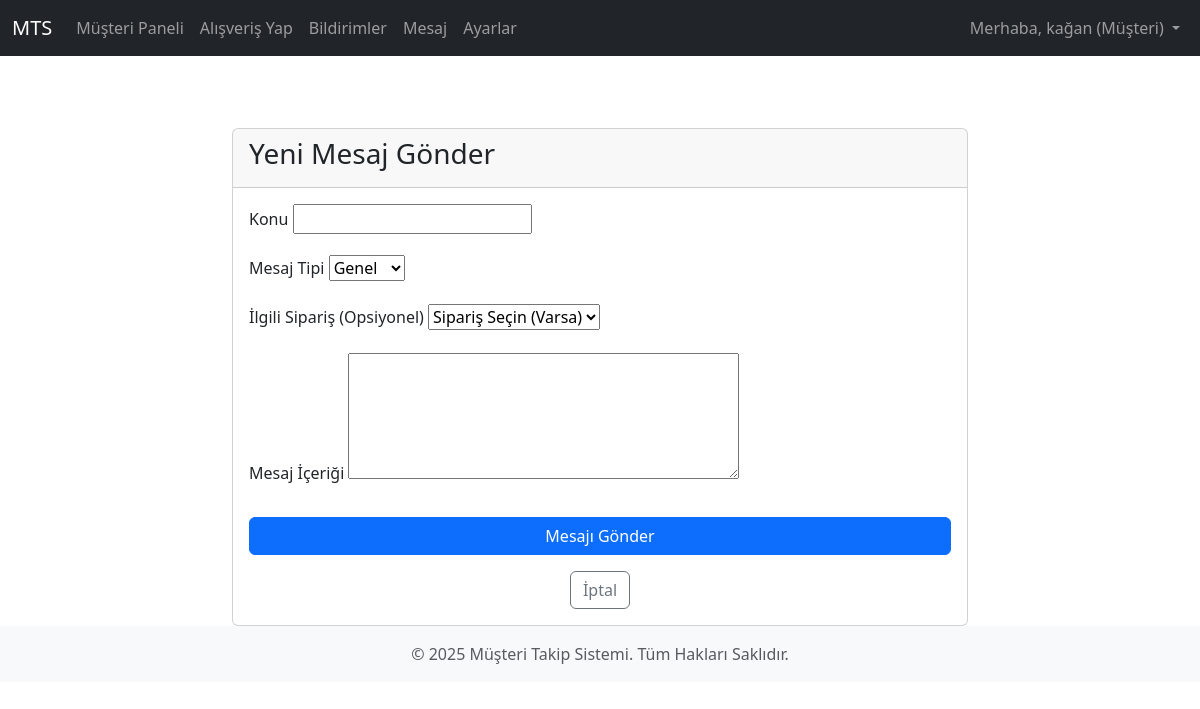
The app's page /mesajlar/send/ (signed in) with its own data.
### core/models.py (models this page shows, shortened)
class User(AbstractUser):
    USER_TYPE_CHOICES = (
        ("admin", "Yönetici"),
        ("personnel", "Personel"),
        ("customer", "Müşteri"),
    )
    user_type = models.CharField(
        max_length=20,
        choices=USER_TYPE_CHOICES,
        default="customer",
        verbose_name="Kullanıcı Tipi"
    )
    phone_number = models.CharField(
        max_length=15,
        blank=True,
        null=True,
        verbose_name="Telefon Numarası"
    )
    company_name = models.CharField(
        max_length=100,
        blank=True,
        null=True,
        verbose_name="Firma Adı"
    )
    address = models.TextField(
        blank=True,
        null=True,
        verbose_name="Adres"
    )
    customer_segment = models.CharField(
        max_length=20,
        choices=[('individual', 'Bireysel'), ('corporate', 'Kurumsal')],
        blank=True,
        null=True,
        verbose_name="Müşteri Segmenti"
    )
    date_of_birth = models.DateField(
        blank=True,
        null=True,
        verbose_name="Doğum Tarihi"
    )
    notes = models.TextField(
        blank=True,
        null=True,
        verbose_name="Notlar"
    )
    tax_id_number = models.CharField(
        max_length=20,
        blank=True,
        null=True,
        verbose_name="Vergi/Kimlik Numarası"
    )
    payment_preference = models.CharField(
        max_length=50,
        blank=True,
        null=True,
        verbose_name="Ödeme Tercihi"
    )
    debt_status = models.DecimalField(
        max_digits=10,
        decimal_places=2,
        default=0.00,
        verbose_name="Borç Durumu"
    )
    def is_admin(self):
        return self.user_type == "admin"
    def is_personnel(self):
        return self.user_type == "personnel"
    def is_customer(self):
        return self.user_type == "customer"
    def get_user_type_display(self):
        return dict(self.USER_TYPE_CHOICES).get(self.user_type)

### orders/models.py (models this page shows, shortened)
class Order(models.Model):
    ORDER_STATUS_CHOICES = (
        ('new', 'Yeni Sipariş'),
        ('accepted', 'Kabul Edildi / Hazırlanıyor'),
        ('shipped', 'Kargoya Verildi'),
        ('delivered', 'Teslim Edildi'),
        ('cancelled', 'İptal Edildi'),
        ('returned', 'İade Edildi'),
        ('passive', 'Pasif'), # Sipariş silinmesin pasife alınsın diye ekledik
    )
    PAYMENT_STATUS_CHOICES = (
        ('pending', 'Ödeme Bekleniyor'),
        ('paid', 'Ödendi'),
        ('refunded', 'İade Edildi'),
    )
    PAYMENT_METHOD_CHOICES = (
        ('credit_card', 'Kredi Kartı'),
        ('bank_transfer', 'Havale/EFT'),
        ('cash_on_delivery', 'Kapıda Ödeme'),
        ('installment', 'Vadeli Ödeme'),
    )
    order_id = models.CharField(max_length=50, unique=True, blank=True, verbose_name="Sipariş Numarası/ID")
    customer = models.ForeignKey(User, on_delete=models.SET_NULL, null=True, blank=True, related_name='customer_orders', verbose_name="Müşteri")
    order_date = models.DateTimeField(auto_now_add=True, verbose_name="Sipariş Tarihi ve Saati")
    order_status = models.CharField(max_length=20, choices=ORDER_STATUS_CHOICES, default='new', verbose_name="Sipariş Durumu")
    total_amount = models.DecimalField(max_digits=10, decimal_places=2, default=0.00, verbose_name="Toplam Ödeme Tutarı")
    is_completed = models.BooleanField(default=False, verbose_name="Sipariş Tamamlandı mı?")
    payment_status = models.CharField(max_length=20, choices=PAYMENT_STATUS_CHOICES, default='pending', verbose_name="Ödeme Durumu")
    payment_method = models.CharField(max_length=20, choices=PAYMENT_METHOD_CHOICES, blank=True, null=True, verbose_name="Ödeme Yöntemi")
    delivery_address = models.TextField(verbose_name="Teslimat Adresi")
    shipping_company = models.CharField(max_length=100, blank=True, null=True, verbose_name="Kargo Firması")
    tracking_number = models.CharField(max_length=100, blank=True, null=True, verbose_name="Takip Numarası")
    estimated_delivery_date = models.DateField(blank=True, null=True, verbose_name="Tahmini Teslimat Tarihi")
    discount_code = models.CharField(max_length=50, blank=True, null=True, verbose_name="İndirim/Promosyon Kodu")
    discount_amount = models.DecimalField(max_digits=10, decimal_places=2, default=0.00, verbose_name="İndirim Tutarı")
    notes = models.TextField(blank=True, null=True, verbose_name="Notlar")
    created_at = models.DateTimeField(auto_now_add=True)
    updated_at = models.DateTimeField(auto_now=True)
    class Meta:
        verbose_name = "Sipariş"
        verbose_name_plural = "Siparişler"
        ordering = ['-order_date']
    def __str__(self):
        return f"Sipariş {self.order_id} - {self.customer.get_full_name() if self.customer else 'Misafir'}"

### messages_app/views.py (the view, shortened to what this page needs)
# urls.py: path('send/', views.SendMessageView.as_view(), name='send_message'),
class SendMessageView(LoginRequiredMixin, CreateView):
    model = Message
    form_class = MessageForm
    template_name = 'messages_app/send_message.html'
    success_url = reverse_lazy('messages_app:message_list') # Gönderilen mesajlar listesine yönlendir
    def get_form_kwargs(self):
        kwargs = super().get_form_kwargs()
        kwargs['user'] = self.request.user # Formu, giriş yapmış kullanıcıya göre filtrelemek için
        return kwargs

### messages_app/forms.py
class MessageForm(forms.ModelForm):
    order = forms.ModelChoiceField(
        queryset=Order.objects.none(), # Başlangıçta boş, view'da filtrelenecek
        label="İlgili Sipariş (Opsiyonel)",
        required=False,
        empty_label="Sipariş Seçin (Varsa)"
    )
    class Meta:
        model = Message
        fields = ['subject', 'message_type', 'order', 'content']
        labels = {
            'subject': 'Konu',
            'message_type': 'Mesaj Tipi',
            'order': 'İlgili Sipariş',
            'content': 'Mesaj İçeriği',
        }
        widgets = {
            'content': forms.Textarea(attrs={'rows': 5}),
        }
    def __init__(self, *args, **kwargs):
        user = kwargs.pop('user', None)
        super().__init__(*args, **kwargs)
        if user and user.is_authenticated and user.is_customer():
            self.fields['order'].queryset = Order.objects.filter(customer=user).order_by('-order_date')
        elif user and user.is_authenticated and (user.is_admin() or user.is_personnel()):
            self.fields['order'].queryset = Order.objects.all().order_by('-order_date')

### templates/messages_app/send_message.html (shortened to what this page needs)
{% extends 'base.html' %}
{% load static %}
{% block content %}
<div class="row justify-content-center">
    <div class="col-md-8">
        <div class="card mt-5">
            <div class="card-header">
                <h3>Yeni Mesaj Gönder</h3>
            </div>
            <div class="card-body">
                <form method="post">
                    {% for field in form %}
                        <div class="mb-3">
                            <label for="{{ field.id_for_label }}" class="form-label">{{ field.label }}</label>
                            {{ field }}
                        </div>
                    {% endfor %}
                    <div class="d-grid mt-4">
                        <button type="submit" class="btn btn-primary">Mesajı Gönder</button>
                    </div>
                </form>
                <div class="mt-3 text-center">
                    <a href="{% url 'messages_app:message_list' %}" class="btn btn-outline-secondary">İptal</a>
                </div>
            </div>
        </div>
    </div>
</div>
{% endblock %}

### templates/base.html (shortened to what this page needs)
{% load static %}
<!DOCTYPE html>
<html lang="tr">
<head>
    <link href="https://cdn.jsdelivr.net/npm/bootstrap@5.3.3/dist/css/bootstrap.min.css" rel="stylesheet">
    <link rel="stylesheet" href="https://cdnjs.cloudflare.com/ajax/libs/font-awesome/6.0.0-beta3/css/all.min.css">
</head>
<body>
    <nav class="navbar navbar-expand-lg navbar-dark bg-dark">
        <div class="container-fluid">
            <a class="navbar-brand" href="{% url 'home' %}">MTS</a>
            <div class="collapse navbar-collapse" id="navbarNav">
                <ul class="navbar-nav me-auto mb-2 mb-lg-0">
                    {% if user.is_authenticated %}
                        {% if user.is_customer %}
                            <li class="nav-item">
                            <a class="nav-link" href="{% url 'customer_panel:customer_dashboard' %}">Müşteri Paneli</a>
                        </li>
                        <li class="nav-item">
                            <a class="nav-link" href="{% url 'customer_panel:shop_product_list' %}">Alışveriş Yap</a>
                        </li>
                        {% endif %}
                        <li class="nav-item">
                            <a class="nav-link" href="{% url 'notifications:user_notifications' %}">Bildirimler</a>
                        </li>
                        <li class="nav-item">
                            <a class="nav-link" href="{% url 'messages_app:message_list' %}">Mesaj</a>
                        </li>
                        <li class="nav-item">
                            <a class="nav-link" href="{% url 'settings_app:theme_settings' %}">Ayarlar</a>
                        </li>
                    {% endif %}
                </ul>
                <ul class="navbar-nav">
                    {% if user.is_authenticated %}
                        <li class="nav-item dropdown">
                            <a class="nav-link dropdown-toggle" href="#" id="navbarDropdown" role="button" data-bs-toggle="dropdown" aria-expanded="false">
                                Merhaba, {{ user.get_full_name|default:user.username }} ({{ user.get_user_type_display }})
                            </a>
                        </li>
                    {% endif %}
                </ul>
            </div>
        </div>
    </nav>
    <main class="container mt-4">
        {% block content %}{% endblock %}
    </main>
    <footer class="footer mt-auto py-3 bg-light">
        <div class="container text-center">
            <span class="text-muted">© 2025 Müşteri Takip Sistemi. Tüm Hakları Saklıdır.</span>
        </div>
    </footer>
</body>
</html>

### records on screen
User: get_full_name "kağan", user_type "Müşteri"
Order: form "Sipariş Seçin (Varsa)"

### other values on screen
{{ field.label }} "Konu" "Mesaj Tipi" "İlgili Sipariş (Opsiyonel)" "Mesaj İçeriği"
